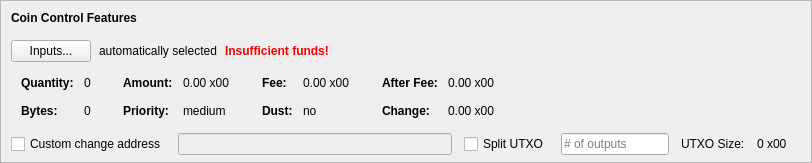
    <widget class="QFrame" name="frameCoinControl">
     <property name="sizePolicy">
      <sizepolicy hsizetype="Expanding" vsizetype="Expanding">
       <horstretch>0</horstretch>
       <verstretch>0</verstretch>
      </sizepolicy>
     </property>
     <property name="maximumSize">
      <size>
       <width>16777215</width>
       <height>16777215</height>
      </size>
     </property>
     <property name="frameShape">
      <enum>QFrame::StyledPanel</enum>
     </property>
     <property name="frameShadow">
      <enum>QFrame::Sunken</enum>
     </property>
     <layout class="QVBoxLayout" name="verticalLayoutCoinControl2">
      <property name="spacing">
       <number>0</number>
      </property>
      <property name="leftMargin">
       <number>0</number>
      </property>
      <property name="topMargin">
       <number>0</number>
      </property>
      <property name="rightMargin">
       <number>0</number>
      </property>
      <property name="bottomMargin">
       <number>6</number>
      </property>
      <item>
       <layout class="QVBoxLayout" name="verticalLayoutCoinControl" stretch="0,0,0,0,1">
        <property name="spacing">
         <number>0</number>
        </property>
        <property name="leftMargin">
         <number>10</number>
        </property>
        <property name="topMargin">
         <number>10</number>
        </property>
        <item>
         <layout class="QHBoxLayout" name="horizontalLayoutCoinControl1">
          <property name="bottomMargin">
           <number>15</number>
          </property>
          <item>
           <widget class="QLabel" name="labelCoinControlFeatures">
            <property name="sizePolicy">
             <sizepolicy hsizetype="Preferred" vsizetype="Maximum">
              <horstretch>0</horstretch>
              <verstretch>0</verstretch>
             </sizepolicy>
            </property>
            <property name="font">
             <font>
              <weight>75</weight>
              <bold>true</bold>
             </font>
            </property>
            <property name="styleSheet">
             <string notr="true">font-weight:bold;</string>
            </property>
            <property name="text">
             <string>Coin Control Features</string>
            </property>
           </widget>
          </item>
         </layout>
        </item>
        <item>
         <layout class="QHBoxLayout" name="horizontalLayoutCoinControl2" stretch="0,0,0,0">
          <property name="spacing">
           <number>8</number>
          </property>
          <property name="bottomMargin">
           <number>10</number>
          </property>
          <item>
           <widget class="QPushButton" name="pushButtonCoinControl">
            <property name="styleSheet">
             <string notr="true"/>
            </property>
            <property name="text">
             <string>Inputs...</string>
            </property>
            <property name="autoDefault">
             <bool>false</bool>
            </property>
           </widget>
          </item>
          <item>
           <widget class="QLabel" name="labelCoinControlAutomaticallySelected">
            <property name="text">
             <string>automatically selected</string>
            </property>
            <property name="margin">
             <number>5</number>
            </property>
           </widget>
          </item>
          <item>
           <widget class="QLabel" name="labelCoinControlInsuffFunds">
            <property name="font">
             <font>
              <weight>75</weight>
              <bold>true</bold>
             </font>
            </property>
            <property name="styleSheet">
             <string notr="true">color:red;font-weight:bold;</string>
            </property>
            <property name="text">
             <string>Insufficient funds!</string>
            </property>
            <property name="margin">
             <number>5</number>
            </property>
           </widget>
          </item>
          <item>
           <spacer name="horizontalSpacerCoinControl">
            <property name="orientation">
             <enum>Qt::Horizontal</enum>
            </property>
            <property name="sizeHint" stdset="0">
             <size>
              <width>40</width>
              <height>1</height>
             </size>
            </property>
           </spacer>
          </item>
         </layout>
        </item>
        <item>
         <widget class="QWidget" name="widgetCoinControl" native="true">
          <property name="sizePolicy">
           <sizepolicy hsizetype="Preferred" vsizetype="Preferred">
            <horstretch>0</horstretch>
            <verstretch>0</verstretch>
           </sizepolicy>
          </property>
          <property name="minimumSize">
           <size>
            <width>0</width>
            <height>0</height>
           </size>
          </property>
          <property name="styleSheet">
           <string notr="true"/>
          </property>
          <layout class="QHBoxLayout" name="horizontalLayoutCoinControl5">
           <property name="leftMargin">
            <number>0</number>
           </property>
           <property name="topMargin">
            <number>0</number>
           </property>
           <property name="rightMargin">
            <number>0</number>
           </property>
           <property name="bottomMargin">
            <number>0</number>
           </property>
           <item>
            <layout class="QHBoxLayout" name="horizontalLayoutCoinControl3" stretch="0,0,0,1">
             <property name="spacing">
              <number>20</number>
             </property>
             <property name="topMargin">
              <number>0</number>
             </property>
             <property name="bottomMargin">
              <number>10</number>
             </property>
             <item>
              <layout class="QFormLayout" name="formLayoutCoinControl1">
               <property name="horizontalSpacing">
                <number>10</number>
               </property>
               <property name="verticalSpacing">
                <number>14</number>
               </property>
               <property name="leftMargin">
                <number>10</number>
               </property>
               <property name="topMargin">
                <number>4</number>
               </property>
               <property name="rightMargin">
                <number>6</number>
               </property>
               <item row="0" column="0">
                <widget class="QLabel" name="labelCoinControlQuantityText">
                 <property name="font">
                  <font>
                   <weight>75</weight>
                   <bold>true</bold>
                  </font>
                 </property>
                 <property name="text">
                  <string>Quantity:</string>
                 </property>
                 <property name="margin">
                  <number>0</number>
                 </property>
                </widget>
               </item>
               <item row="0" column="1">
                <widget class="QLabel" name="labelCoinControlQuantity">
                 <property name="cursor">
                  <cursorShape>IBeamCursor</cursorShape>
                 </property>
                 <property name="contextMenuPolicy">
                  <enum>Qt::ActionsContextMenu</enum>
                 </property>
                 <property name="text">
                  <string notr="true">0</string>
                 </property>
                 <property name="margin">
                  <number>0</number>
                 </property>
                 <property name="textInteractionFlags">
                  <set>Qt::LinksAccessibleByMouse|Qt::TextSelectableByKeyboard|Qt::TextSelectableByMouse</set>
                 </property>
                </widget>
               </item>
               <item row="1" column="0">
                <widget class="QLabel" name="labelCoinControlBytesText">
                 <property name="font">
                  <font>
                   <weight>75</weight>
                   <bold>true</bold>
                  </font>
                 </property>
                 <property name="text">
                  <string>Bytes:</string>
                 </property>
                </widget>
               </item>
               <item row="1" column="1">
                <widget class="QLabel" name="labelCoinControlBytes">
                 <property name="cursor">
                  <cursorShape>IBeamCursor</cursorShape>
                 </property>
                 <property name="contextMenuPolicy">
                  <enum>Qt::ActionsContextMenu</enum>
                 </property>
                 <property name="text">
                  <string notr="true">0</string>
                 </property>
                 <property name="textInteractionFlags">
                  <set>Qt::LinksAccessibleByMouse|Qt::TextSelectableByKeyboard|Qt::TextSelectableByMouse</set>
                 </property>
                </widget>
               </item>
              </layout>
             </item>
             <item>
              <layout class="QFormLayout" name="formLayoutCoinControl2">
               <property name="horizontalSpacing">
                <number>10</number>
               </property>
               <property name="verticalSpacing">
                <number>14</number>
               </property>
               <property name="leftMargin">
                <number>6</number>
               </property>
               <property name="topMargin">
                <number>4</number>
               </property>
               <property name="rightMargin">
                <number>6</number>
               </property>
               <item row="0" column="0">
                <widget class="QLabel" name="labelCoinControlAmountText">
                 <property name="font">
                  <font>
                   <weight>75</weight>
                   <bold>true</bold>
                  </font>
                 </property>
                 <property name="text">
                  <string>Amount:</string>
                 </property>
                 <property name="margin">
                  <number>0</number>
                 </property>
                </widget>
               </item>
               <item row="0" column="1">
                <widget class="QLabel" name="labelCoinControlAmount">
                 <property name="cursor">
                  <cursorShape>IBeamCursor</cursorShape>
                 </property>
                 <property name="contextMenuPolicy">
                  <enum>Qt::ActionsContextMenu</enum>
                 </property>
                 <property name="text">
                  <string notr="true">0.00 x00</string>
                 </property>
                 <property name="textInteractionFlags">
                  <set>Qt::LinksAccessibleByMouse|Qt::TextSelectableByKeyboard|Qt::TextSelectableByMouse</set>
                 </property>
                </widget>
               </item>
               <item row="1" column="0">
                <widget class="QLabel" name="labelCoinControlPriorityText">
                 <property name="font">
                  <font>
                   <weight>75</weight>
                   <bold>true</bold>
                  </font>
                 </property>
                 <property name="text">
                  <string>Priority:</string>
                 </property>
                </widget>
               </item>
               <item row="1" column="1">
                <widget class="QLabel" name="labelCoinControlPriority">
                 <property name="cursor">
                  <cursorShape>IBeamCursor</cursorShape>
                 </property>
                 <property name="contextMenuPolicy">
                  <enum>Qt::ActionsContextMenu</enum>
                 </property>
                 <property name="text">
                  <string>medium</string>
                 </property>
                 <property name="textInteractionFlags">
                  <set>Qt::LinksAccessibleByMouse|Qt::TextSelectableByKeyboard|Qt::TextSelectableByMouse</set>
                 </property>
                </widget>
               </item>
              </layout>
             </item>
             <item>
              <layout class="QFormLayout" name="formLayoutCoinControl3">
               <property name="horizontalSpacing">
                <number>10</number>
               </property>
               <property name="verticalSpacing">
                <number>14</number>
               </property>
               <property name="leftMargin">
                <number>6</number>
               </property>
               <property name="topMargin">
                <number>4</number>
               </property>
               <property name="rightMargin">
                <number>6</number>
               </property>
               <item row="0" column="0">
                <widget class="QLabel" name="labelCoinControlFeeText">
                 <property name="font">
                  <font>
                   <weight>75</weight>
                   <bold>true</bold>
                  </font>
                 </property>
                 <property name="text">
                  <string>Fee:</string>
                 </property>
                 <property name="margin">
                  <number>0</number>
                 </property>
                </widget>
               </item>
               <item row="0" column="1">
                <widget class="QLabel" name="labelCoinControlFee">
                 <property name="cursor">
                  <cursorShape>IBeamCursor</cursorShape>
                 </property>
                 <property name="contextMenuPolicy">
                  <enum>Qt::ActionsContextMenu</enum>
                 </property>
                 <property name="text">
                  <string notr="true">0.00 x00</string>
                 </property>
                 <property name="textInteractionFlags">
                  <set>Qt::LinksAccessibleByMouse|Qt::TextSelectableByKeyboard|Qt::TextSelectableByMouse</set>
                 </property>
                </widget>
               </item>
               <item row="1" column="0">
                <widget class="QLabel" name="labelCoinControlLowOutputText">
                 <property name="font">
                  <font>
                   <weight>75</weight>
                   <bold>true</bold>
                  </font>
                 </property>
                 <property name="text">
                  <string>Dust:</string>
                 </property>
                </widget>
               </item>
               <item row="1" column="1">
                <widget class="QLabel" name="labelCoinControlLowOutput">
                 <property name="cursor">
                  <cursorShape>IBeamCursor</cursorShape>
                 </property>
                 <property name="contextMenuPolicy">
                  <enum>Qt::ActionsContextMenu</enum>
                 </property>
                 <property name="text">
                  <string>no</string>
                 </property>
                 <property name="textInteractionFlags">
                  <set>Qt::LinksAccessibleByMouse|Qt::TextSelectableByKeyboard|Qt::TextSelectableByMouse</set>
                 </property>
                </widget>
               </item>
              </layout>
             </item>
             <item>
              <layout class="QFormLayout" name="formLayoutCoinControl4">
               <property name="horizontalSpacing">
                <number>10</number>
               </property>
               <property name="verticalSpacing">
                <number>14</number>
               </property>
               <property name="leftMargin">
                <number>6</number>
               </property>
               <property name="topMargin">
                <number>4</number>
               </property>
               <property name="rightMargin">
                <number>6</number>
               </property>
               <item row="0" column="0">
                <widget class="QLabel" name="labelCoinControlAfterFeeText">
                 <property name="font">
                  <font>
                   <weight>75</weight>
                   <bold>true</bold>
                  </font>
                 </property>
                 <property name="text">
                  <string>After Fee:</string>
                 </property>
                 <property name="margin">
                  <number>0</number>
                 </property>
                </widget>
               </item>
               <item row="0" column="1">
                <widget class="QLabel" name="labelCoinControlAfterFee">
                 <property name="cursor">
                  <cursorShape>IBeamCursor</cursorShape>
                 </property>
                 <property name="contextMenuPolicy">
                  <enum>Qt::ActionsContextMenu</enum>
                 </property>
                 <property name="text">
                  <string notr="true">0.00 x00</string>
                 </property>
                 <property name="textInteractionFlags">
                  <set>Qt::LinksAccessibleByMouse|Qt::TextSelectableByKeyboard|Qt::TextSelectableByMouse</set>
                 </property>
                </widget>
               </item>
               <item row="1" column="0">
                <widget class="QLabel" name="labelCoinControlChangeText">
                 <property name="font">
                  <font>
                   <weight>75</weight>
                   <bold>true</bold>
                  </font>
                 </property>
                 <property name="text">
                  <string>Change:</string>
                 </property>
                </widget>
               </item>
               <item row="1" column="1">
                <widget class="QLabel" name="labelCoinControlChange">
                 <property name="cursor">
                  <cursorShape>IBeamCursor</cursorShape>
                 </property>
                 <property name="contextMenuPolicy">
                  <enum>Qt::ActionsContextMenu</enum>
                 </property>
                 <property name="text">
                  <string notr="true">0.00 x00</string>
                 </property>
                 <property name="textInteractionFlags">
                  <set>Qt::LinksAccessibleByMouse|Qt::TextSelectableByKeyboard|Qt::TextSelectableByMouse</set>
                 </property>
                </widget>
               </item>
              </layout>
             </item>
            </layout>
           </item>
          </layout>
         </widget>
        </item>
        <item>
         <layout class="QHBoxLayout" name="horizontalLayoutCoinControl4" stretch="0,0,0,0,0,0,0">
          <property name="spacing">
           <number>12</number>
          </property>
          <property name="sizeConstraint">
           <enum>QLayout::SetDefaultConstraint</enum>
          </property>
          <property name="topMargin">
           <number>5</number>
          </property>
          <property name="rightMargin">
           <number>5</number>
          </property>
          <item>
           <widget class="QCheckBox" name="checkBoxCoinControlChange">
            <property name="toolTip">
             <string>If this is activated, but the change address is empty or invalid, change will be sent to a newly generated address.</string>
            </property>
            <property name="text">
             <string>Custom change address</string>
            </property>
           </widget>
          </item>
          <item>
           <widget class="QValidatedLineEdit" name="lineEditCoinControlChange">
            <property name="enabled">
             <bool>false</bool>
            </property>
            <property name="sizePolicy">
             <sizepolicy hsizetype="Expanding" vsizetype="Fixed">
              <horstretch>0</horstretch>
              <verstretch>0</verstretch>
             </sizepolicy>
            </property>
           </widget>
          </item>
          <item>
           <widget class="QCheckBox" name="splitBlockCheckBox">
            <property name="text">
             <string>Split UTXO</string>
            </property>
           </widget>
          </item>
          <item>
           <widget class="QLineEdit" name="splitBlockLineEdit">
            <property name="sizePolicy">
             <sizepolicy hsizetype="Fixed" vsizetype="Fixed">
              <horstretch>50</horstretch>
              <verstretch>0</verstretch>
             </sizepolicy>
            </property>
            <property name="placeholderText">
             <string># of outputs</string>
            </property>
           </widget>
          </item>
          <item>
           <widget class="QLabel" name="labelBlockSizeText">
            <property name="text">
             <string>UTXO Size:</string>
            </property>
           </widget>
          </item>
          <item>
           <widget class="QLabel" name="labelBlockSize">
            <property name="text">
             <string>0 x00</string>
            </property>
           </widget>
          </item>
          <item>
           <widget class="QLabel" name="labelCoinControlChangeLabel">
            <property name="sizePolicy">
             <sizepolicy hsizetype="Preferred" vsizetype="Expanding">
              <horstretch>0</horstretch>
              <verstretch>0</verstretch>
             </sizepolicy>
            </property>
            <property name="minimumSize">
             <size>
              <width>0</width>
              <height>0</height>
             </size>
            </property>
            <property name="text">
             <string/>
            </property>
            <property name="margin">
             <number>3</number>
            </property>
           </widget>
          </item>
         </layout>
        </item>
        <item>
         <spacer name="verticalSpacerCoinControl">
          <property name="orientation">
           <enum>Qt::Vertical</enum>
          </property>
          <property name="sizeHint" stdset="0">
           <size>
            <width>800</width>
            <height>1</height>
           </size>
          </property>
         </spacer>
        </item>
       </layout>
      </item>
     </layout>
    </widget>
